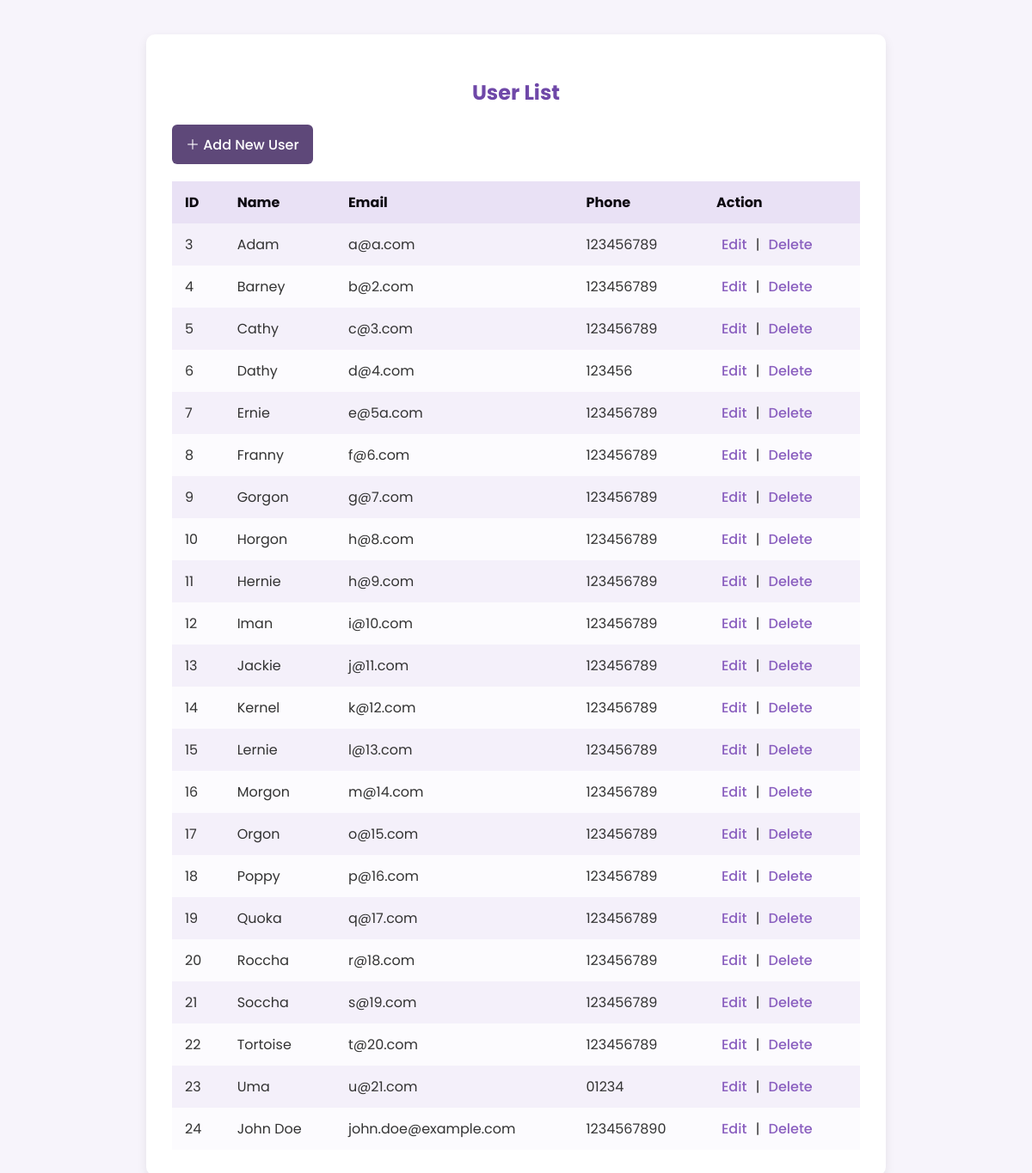
Page /php_crud/index.php on the committed database.
### tables this page shows
CREATE TABLE `users` (
  `id` int(11) NOT NULL AUTO_INCREMENT,
  `name` varchar(100) NOT NULL,
  `email` varchar(100) NOT NULL,
  `phone` varchar(20) NOT NULL,
  PRIMARY KEY (`id`)
);

### php_crud/index.php (the view, shortened to what this page needs)
<?php include 'db.php'; ?>
<!DOCTYPE html>
<html lang="en">
<head>
</head>
<body>
    <div class="container">
        <h2>User List</h2>
        <a href="add.php" class="add-btn">＋ Add New User</a>
        <table>
            <tr>
                <th>ID</th><th>Name</th><th>Email</th><th>Phone</th><th>Action</th>
            </tr>
            <?php
            $result = $conn->query("SELECT * FROM users");
            while($row = $result->fetch_assoc()):
            ?>
            <tr>
                <td><?= $row['id']; ?></td>
                <td><?= htmlspecialchars($row['name']); ?></td>
                <td><?= htmlspecialchars($row['email']); ?></td>
                <td><?= htmlspecialchars($row['phone']); ?></td>
                <td class="action-links">
                    <a href="edit.php?id=<?= $row['id']; ?>">Edit</a> |
                    <a href="delete.php?id=<?= $row['id']; ?>" onclick="return confirm('Delete this record?');">Delete</a>
                </td>
            </tr>
            <?php endwhile; ?>
        </table>
    </div>
</body>
</html>

### php_crud/index.php (style rules this page uses)
body { font-family: 'Poppins', sans-serif; background-color: #f7f4fb; color: #333; margin: 0; padding: 40px; }
h2 { text-align: center; color: #6F48A8; }
a { color: #8A5FBF; text-decoration: none; }
.container { max-width: 800px; margin: 0 auto; background: #ffffff; border-radius: 10px; box-shadow: 0 4px 12px rgba(0,0,0,0.08); padding: 30px; }
.add-btn { display: inline-block; background-color:rgb(94, 72, 121); color: #fff; padding: 10px 16px; border-radius: 6px; font-weight: 500; transition: background 0.3s; }
table { width: 100%; border-collapse: collapse; margin-top: 20px; background: #fcfbfe; }
th, td { padding: 12px 15px; text-align: left; }
th { background-color: #e9e1f5; color:rgb(13, 10, 17); }
tr:nth-child(even) { background-color: #f4f0fa; }
.action-links a { margin: 0 6px; color: #8A5FBF; font-weight: 500; }

### rows in the picture
users: id "3", name "Adam", email "a@a.com", phone "123456789"
users: id "4", name "Barney", email "b@2.com", phone "123456789"
users: id "5", name "Cathy", email "c@3.com", phone "123456789"
users: id "6", name "Dathy", email "d@4.com", phone "123456"
users: id "7", name "Ernie", email "e@5a.com", phone "123456789"
users: id "8", name "Franny", email "f@6.com", phone "123456789"
users: id "9", name "Gorgon", email "g@7.com", phone "123456789"
users: id "10", name "Horgon", email "h@8.com", phone "123456789"
users: id "11", name "Hernie", email "h@9.com", phone "123456789"
users: id "12", name "Iman", email "i@10.com", phone "123456789"
users: id "13", name "Jackie", email "j@11.com", phone "123456789"
users: id "14", name "Kernel", email "k@12.com", phone "123456789"
users: id "15", name "Lernie", email "l@13.com", phone "123456789"
users: id "16", name "Morgon", email "m@14.com", phone "123456789"
users: id "17", name "Orgon", email "o@15.com", phone "123456789"
users: id "18", name "Poppy", email "p@16.com", phone "123456789"
users: id "19", name "Quoka", email "q@17.com", phone "123456789"
users: id "20", name "Roccha", email "r@18.com", phone "123456789"
users: id "21", name "Soccha", email "s@19.com", phone "123456789"
users: id "22", name "Tortoise", email "t@20.com", phone "123456789"
users: id "23", name "Uma", email "u@21.com", phone "01234"
users: id "24", name "John Doe", email "john.doe@example.com", phone "1234567890"
